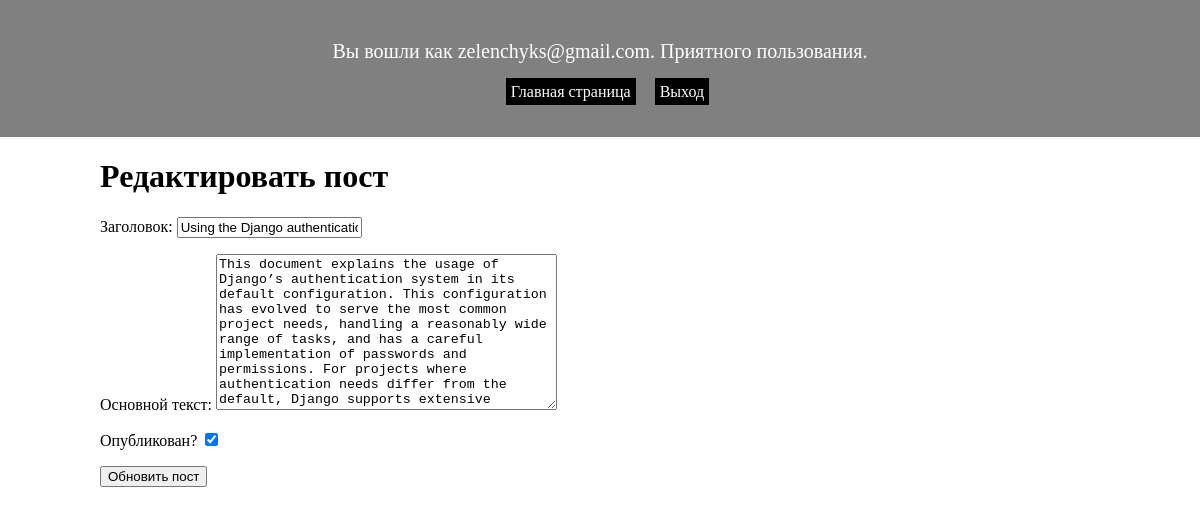
The app's page /blog/4/edit-post/ (signed in), older data.
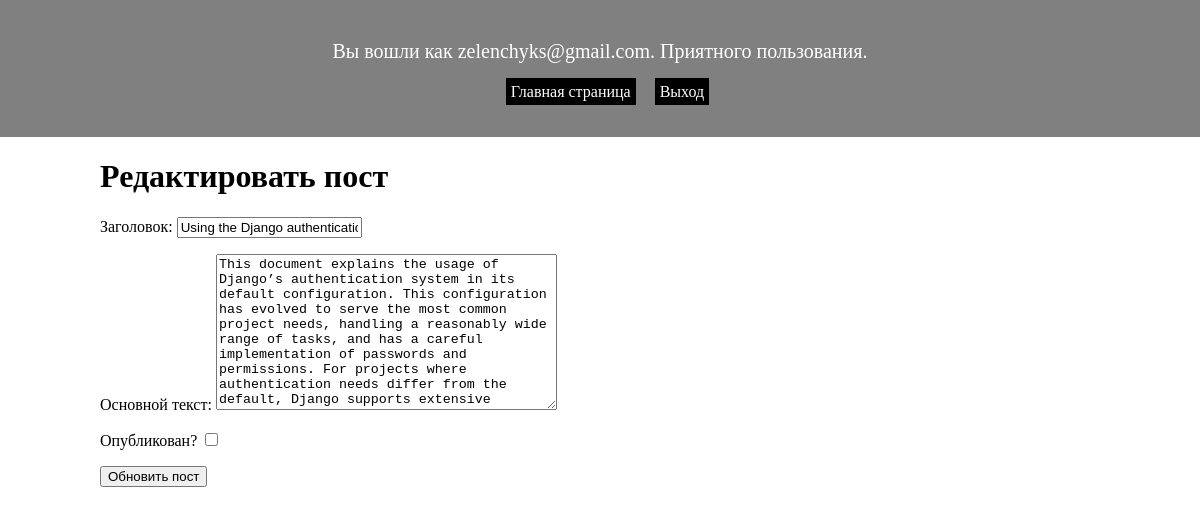
The same page, newer data.
### blog/models.py (models this page shows)
class BlogPost(models.Model):
    blog = models.ForeignKey(Blog, on_delete=models.CASCADE)
    title = models.CharField('Заголовок', max_length=500)
    body = models.TextField('Основной текст')
    is_published = models.BooleanField('Опубликован?', default=False)
    slug = models.SlugField(max_length=500, editable=False)
    shared_to = models.ManyToManyField(Blog, related_name='shared_posts')

### blog/views.py (the view)
# urls.py: path('blog/<int:pk>/edit-post/', UpdatePostView.as_view(), name='edit-post'),
class UpdatePostView(UpdateView):
    form_class = PostForm
    template_name = 'blog_post.html'
    success_url = '/'
    model = BlogPost
    def get_queryset(self):
        queryset = super(UpdatePostView, self).get_queryset()
        return queryset.filter(blog__owner=self.request.user)
    @method_decorator(login_required)
    def dispatch(self, request, *args, **kwargs):
        return super().dispatch(request, *args, **kwargs)
    def get_context_data(self, **kwargs):
        context = super().get_context_data(**kwargs)
        context['form_title'] = 'Редактировать пост'
        context['button_name'] = 'Обновить пост'
        return context

### blog/forms.py
class PostForm(forms.ModelForm):
    class Meta:
        model = BlogPost
        fields = [
            'title',
            'body',
            'is_published',
        ]

### blog/templates/blog_post.html (shortened to what this page needs)
{% extends "base.html" %}
{% block content %}
    <h1>{{ form_title }}</h1>
    <form action="" method="post">
        {{ form.as_p }}
        <input type="submit" value="{{ button_name }}" />
    </form>
{% endblock %}

Row changes from the older to the newer data that the page shows:
changed BlogPost "Using the Django authentication system": is_published "☑" → "☐"
